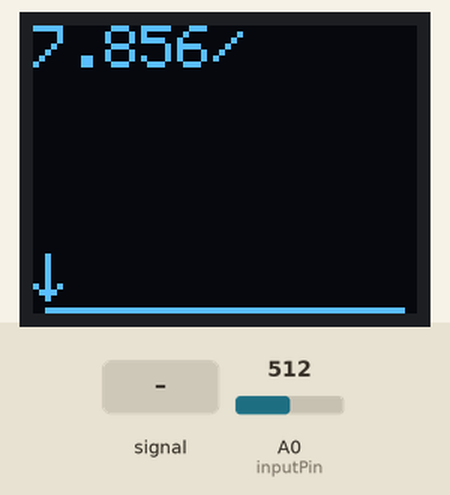
Recording of a sketch running on a simulated Arduino Uno, built with avr-gcc and run on an emulated ATmega328P. Shown: 64×48 one-colour display. The inputs (shaded band) are chosen by the test bench; at power-on: A0 (inputPin) = 512.

Above: at 1.2 s.
1.3 s: A0 (inputPin) fed a 200 Hz sine of ±81 counts around its level
At 2.0 s:
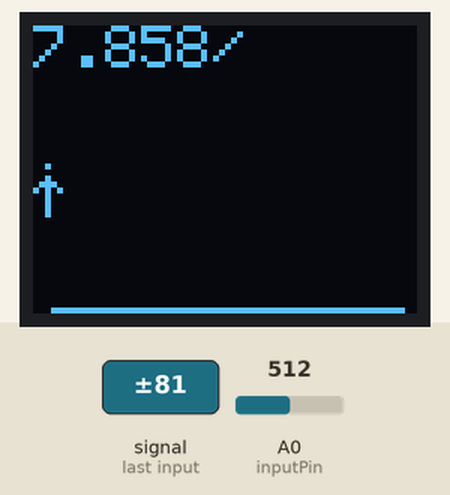
4.0 s: A0 (inputPin) set to 716
At 5.3 s:
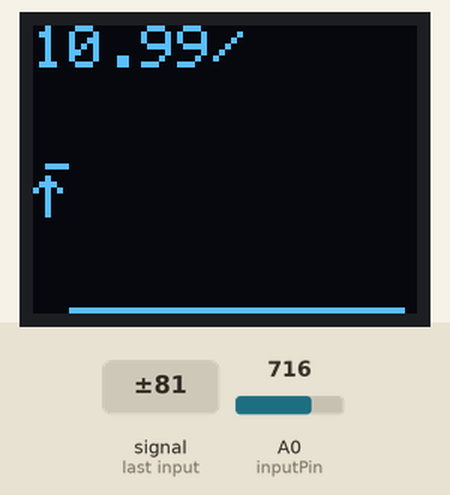
7.0 s: A0 (inputPin) fed a 1000 Hz sine of ±255 counts around its level
At 8.3 s:
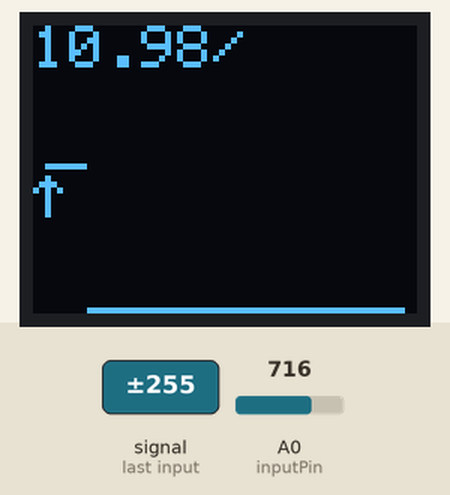
10.0 s: A0 (inputPin) set to 900
At 11.2 s:
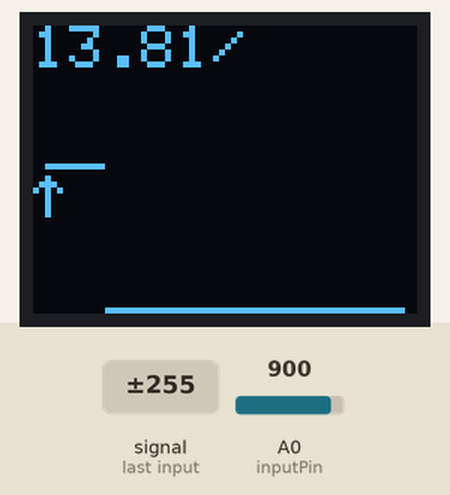
13.0 s: A0 (inputPin) set to 1023
At 14.3 s:
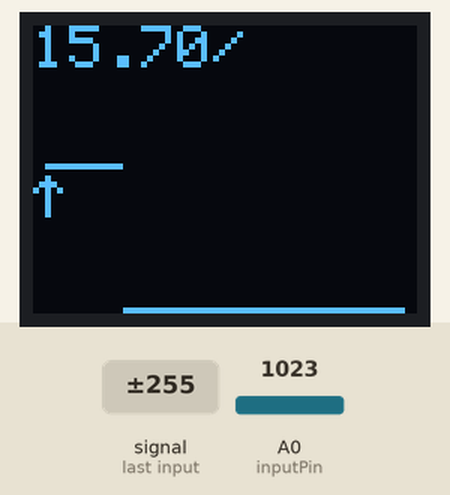
Timing chart, 0 to 16.0 s (numbered marks = the images above; inputs shaded):
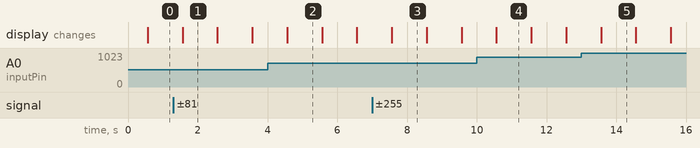

Measured:
- what the display in image 1 shows lasts 1.0 s, from 1.6 s to 2.6 s

The sketch:

VoltMeter.ino
```cpp
#include <MicroView.h>

unsigned long time;
int sensorValue;
long incremental;
float volts;
float timearr[120];
// array of voltage readings
//  timearr[0:60] = reading of last minute in seconds
//  timearr[60:120] = reading of last hour in minutes

int secs = 0;
int mins = 0;

#define inputPin A0
#define graphMax 4.970
#define graphMin 4.930

void setup()
{
  uView.begin();						// start MicroView
  uView.clear(PAGE);						// clear page
  uView.display();
  uView.setFontType(7);
  for (int i = 0; i < 120; i++){
    timearr[i] = 0.0;
  }
  time = millis()+1000;
}

void loop()
{
  incremental = 0;
  for (int i = 0; i < 5000; i++) {
    sensorValue = analogRead(inputPin);
    incremental += sensorValue; // 1024.0 * 5.0 / 4.7 * 14.7 ;
  }
  volts = incremental * 0.0002;
  volts *= 0.0153432;

  printVolts(volts);
  if (secs < 30)
    printGraph(false);
  else
    printGraph(true);

  uView.display();
  // wait till 1 second has passed
  while (millis() < time) {}
  time += 1000;

  storeVolts(volts);
}

void printVolts(float volts) {
  // Print the current voltage followed by the "V" symbol ("/" in this font)
  uView.clear(PAGE);
  uView.setCursor(0,0);
  if (volts < 10) {
    uView.print(volts,3);
  }
  else if (volts < 100) {
    uView.print(volts,2);
  }
  uView.print("/");
}

void printGraph(boolean hour_) {
  int y;
  int i;
  for (int x=0; x<60; x++) {
    // in the 0th position we want the value of timearr[secs - 1] (this sec hasn't been recorded yet)
    // in the 1st position we want the value of timearr[secs - 2]
    // in the 2nd position we want the value of timearr[secs - 3], etc.
    // when we underflow [secs - n] we want to wrap around to [59]
    i = secs - x - 1;
    if (i<0) {
      i += 60;
    }
    // If hour_ is set read from the minutes section of timearr (display the last hour)
    if (hour_) {
      i = mins - x - 1;
      if (i<0) {
        i += 60;
      }
      i += 60;
    }
    y = 24 * (timearr[i] - graphMin) / (graphMax - graphMin);
    // bound y between 0 <= y <= 24
    y = min(max(y,0),24);

    uView.pixel(x + 2, 47 - y);
  }
  // draw arrow if current reading is below min or above max
  if (timearr[secs-1] > graphMax) {
    uView.line(2,32,2,25);
    uView.line(2,25,5,28);
    uView.line(2,25,0,27);
  }
  if (timearr[secs-1] < graphMin) {
    uView.line(2,38,2,45);
    uView.line(2,45,5,42);
    uView.line(2,45,0,43);
  }
}

void storeVolts(float volts) {
  // Store the latest reading in the seconds array
  timearr[secs] = volts;

  // Calculate the minute average and store it in the minute array
  if (++secs == 60) {
    volts = 0;
    for (int i=0; i<60; i++) {
      volts += timearr[i];
    }
    timearr[60 + mins] = volts / 60.0;
    if (++mins == 60) {
      mins = 0;
    }
    secs = 0;
  }
}
```
